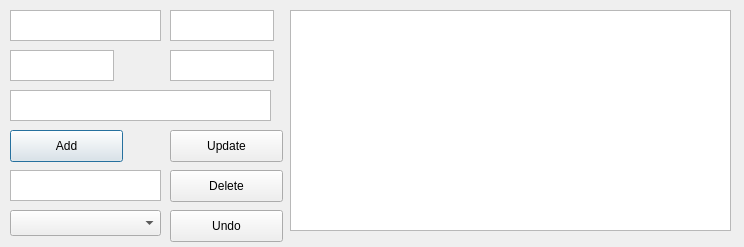
<?xml version="1.0" encoding="UTF-8"?>
<ui version="4.0">
 <class>adminMode</class>
 <widget class="QDialog" name="adminMode">
  <property name="geometry">
   <rect>
    <x>0</x>
    <y>0</y>
    <width>744</width>
    <height>247</height>
   </rect>
  </property>
  <property name="windowTitle">
   <string>Dialog</string>
  </property>
  <widget class="QTextEdit" name="titleEdit">
   <property name="geometry">
    <rect>
     <x>10</x>
     <y>10</y>
     <width>151</width>
     <height>31</height>
    </rect>
   </property>
  </widget>
  <widget class="QTextEdit" name="genreEdit">
   <property name="geometry">
    <rect>
     <x>170</x>
     <y>10</y>
     <width>104</width>
     <height>31</height>
    </rect>
   </property>
  </widget>
  <widget class="QTextEdit" name="yearEdit">
   <property name="geometry">
    <rect>
     <x>10</x>
     <y>50</y>
     <width>104</width>
     <height>31</height>
    </rect>
   </property>
  </widget>
  <widget class="QTextEdit" name="likesEdit">
   <property name="geometry">
    <rect>
     <x>170</x>
     <y>50</y>
     <width>104</width>
     <height>31</height>
    </rect>
   </property>
  </widget>
  <widget class="QTextEdit" name="trailerEdit">
   <property name="geometry">
    <rect>
     <x>10</x>
     <y>90</y>
     <width>261</width>
     <height>31</height>
    </rect>
   </property>
  </widget>
  <widget class="QPushButton" name="addButton">
   <property name="geometry">
    <rect>
     <x>10</x>
     <y>130</y>
     <width>113</width>
     <height>32</height>
    </rect>
   </property>
   <property name="text">
    <string>Add</string>
   </property>
  </widget>
  <widget class="QPushButton" name="updateButton">
   <property name="geometry">
    <rect>
     <x>170</x>
     <y>130</y>
     <width>113</width>
     <height>32</height>
    </rect>
   </property>
   <property name="text">
    <string>Update</string>
   </property>
  </widget>
  <widget class="QTextEdit" name="titleDeleteEdit">
   <property name="geometry">
    <rect>
     <x>10</x>
     <y>170</y>
     <width>151</width>
     <height>31</height>
    </rect>
   </property>
  </widget>
  <widget class="QPushButton" name="deleteButton">
   <property name="geometry">
    <rect>
     <x>170</x>
     <y>170</y>
     <width>113</width>
     <height>32</height>
    </rect>
   </property>
   <property name="text">
    <string>Delete</string>
   </property>
  </widget>
  <widget class="QComboBox" name="choice">
   <property name="geometry">
    <rect>
     <x>10</x>
     <y>210</y>
     <width>151</width>
     <height>26</height>
    </rect>
   </property>
  </widget>
  <widget class="QListWidget" name="items">
   <property name="geometry">
    <rect>
     <x>290</x>
     <y>10</y>
     <width>441</width>
     <height>221</height>
    </rect>
   </property>
  </widget>
  <widget class="QPushButton" name="undoButton">
   <property name="geometry">
    <rect>
     <x>170</x>
     <y>210</y>
     <width>113</width>
     <height>32</height>
    </rect>
   </property>
   <property name="text">
    <string>Undo</string>
   </property>
  </widget>
 </widget>
 <resources/>
 <connections/>
</ui>
